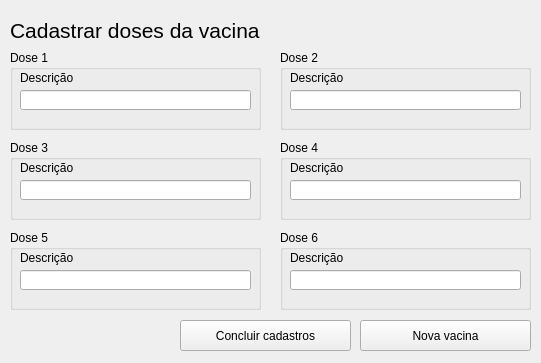
<?xml version="1.0" encoding="UTF-8"?>
<ui version="4.0">
 <class>cadastraDoses</class>
 <widget class="QWidget" name="cadastraDoses">
  <property name="geometry">
   <rect>
    <x>0</x>
    <y>0</y>
    <width>541</width>
    <height>363</height>
   </rect>
  </property>
  <property name="windowTitle">
   <string>Form</string>
  </property>
  <widget class="QLabel" name="label">
   <property name="geometry">
    <rect>
     <x>10</x>
     <y>10</y>
     <width>511</width>
     <height>41</height>
    </rect>
   </property>
   <property name="font">
    <font>
     <pointsize>16</pointsize>
    </font>
   </property>
   <property name="text">
    <string>Cadastrar doses da vacina</string>
   </property>
  </widget>
  <widget class="QGroupBox" name="groupBox">
   <property name="geometry">
    <rect>
     <x>10</x>
     <y>50</y>
     <width>251</width>
     <height>80</height>
    </rect>
   </property>
   <property name="title">
    <string>Dose 1</string>
   </property>
   <widget class="QLabel" name="label_2">
    <property name="geometry">
     <rect>
      <x>10</x>
      <y>20</y>
      <width>71</width>
      <height>16</height>
     </rect>
    </property>
    <property name="text">
     <string>Descrição</string>
    </property>
   </widget>
   <widget class="QLineEdit" name="txtDose1">
    <property name="geometry">
     <rect>
      <x>10</x>
      <y>40</y>
      <width>231</width>
      <height>20</height>
     </rect>
    </property>
   </widget>
  </widget>
  <widget class="QGroupBox" name="groupBox_2">
   <property name="geometry">
    <rect>
     <x>280</x>
     <y>50</y>
     <width>251</width>
     <height>80</height>
    </rect>
   </property>
   <property name="title">
    <string>Dose 2</string>
   </property>
   <widget class="QLabel" name="label_3">
    <property name="geometry">
     <rect>
      <x>10</x>
      <y>20</y>
      <width>71</width>
      <height>16</height>
     </rect>
    </property>
    <property name="text">
     <string>Descrição</string>
    </property>
   </widget>
   <widget class="QLineEdit" name="txtDose2">
    <property name="geometry">
     <rect>
      <x>10</x>
      <y>40</y>
      <width>231</width>
      <height>20</height>
     </rect>
    </property>
   </widget>
  </widget>
  <widget class="QGroupBox" name="groupBox_3">
   <property name="geometry">
    <rect>
     <x>280</x>
     <y>140</y>
     <width>251</width>
     <height>80</height>
    </rect>
   </property>
   <property name="title">
    <string>Dose 4</string>
   </property>
   <widget class="QLabel" name="label_5">
    <property name="geometry">
     <rect>
      <x>10</x>
      <y>20</y>
      <width>71</width>
      <height>16</height>
     </rect>
    </property>
    <property name="text">
     <string>Descrição</string>
    </property>
   </widget>
   <widget class="QLineEdit" name="txtDose4">
    <property name="geometry">
     <rect>
      <x>10</x>
      <y>40</y>
      <width>231</width>
      <height>20</height>
     </rect>
    </property>
   </widget>
  </widget>
  <widget class="QGroupBox" name="groupBox_4">
   <property name="geometry">
    <rect>
     <x>10</x>
     <y>140</y>
     <width>251</width>
     <height>80</height>
    </rect>
   </property>
   <property name="title">
    <string>Dose 3</string>
   </property>
   <widget class="QLabel" name="label_4">
    <property name="geometry">
     <rect>
      <x>10</x>
      <y>20</y>
      <width>71</width>
      <height>16</height>
     </rect>
    </property>
    <property name="text">
     <string>Descrição</string>
    </property>
   </widget>
   <widget class="QLineEdit" name="txtDose3">
    <property name="geometry">
     <rect>
      <x>10</x>
      <y>40</y>
      <width>231</width>
      <height>20</height>
     </rect>
    </property>
   </widget>
  </widget>
  <widget class="QGroupBox" name="groupBox_5">
   <property name="geometry">
    <rect>
     <x>10</x>
     <y>230</y>
     <width>251</width>
     <height>80</height>
    </rect>
   </property>
   <property name="title">
    <string>Dose 5</string>
   </property>
   <widget class="QLabel" name="label_6">
    <property name="geometry">
     <rect>
      <x>10</x>
      <y>20</y>
      <width>71</width>
      <height>16</height>
     </rect>
    </property>
    <property name="text">
     <string>Descrição</string>
    </property>
   </widget>
   <widget class="QLineEdit" name="txtDose5">
    <property name="geometry">
     <rect>
      <x>10</x>
      <y>40</y>
      <width>231</width>
      <height>20</height>
     </rect>
    </property>
   </widget>
  </widget>
  <widget class="QGroupBox" name="groupBox_6">
   <property name="geometry">
    <rect>
     <x>280</x>
     <y>230</y>
     <width>251</width>
     <height>80</height>
    </rect>
   </property>
   <property name="title">
    <string>Dose 6</string>
   </property>
   <widget class="QLabel" name="label_7">
    <property name="geometry">
     <rect>
      <x>10</x>
      <y>20</y>
      <width>71</width>
      <height>16</height>
     </rect>
    </property>
    <property name="text">
     <string>Descrição</string>
    </property>
   </widget>
   <widget class="QLineEdit" name="txtDose6">
    <property name="geometry">
     <rect>
      <x>10</x>
      <y>40</y>
      <width>231</width>
      <height>20</height>
     </rect>
    </property>
   </widget>
  </widget>
  <widget class="QPushButton" name="btnNovo">
   <property name="geometry">
    <rect>
     <x>360</x>
     <y>320</y>
     <width>171</width>
     <height>31</height>
    </rect>
   </property>
   <property name="text">
    <string>Nova vacina</string>
   </property>
  </widget>
  <widget class="QPushButton" name="btnConcluir">
   <property name="geometry">
    <rect>
     <x>180</x>
     <y>320</y>
     <width>171</width>
     <height>31</height>
    </rect>
   </property>
   <property name="text">
    <string>Concluir cadastros</string>
   </property>
  </widget>
 </widget>
 <resources/>
 <connections/>
</ui>
